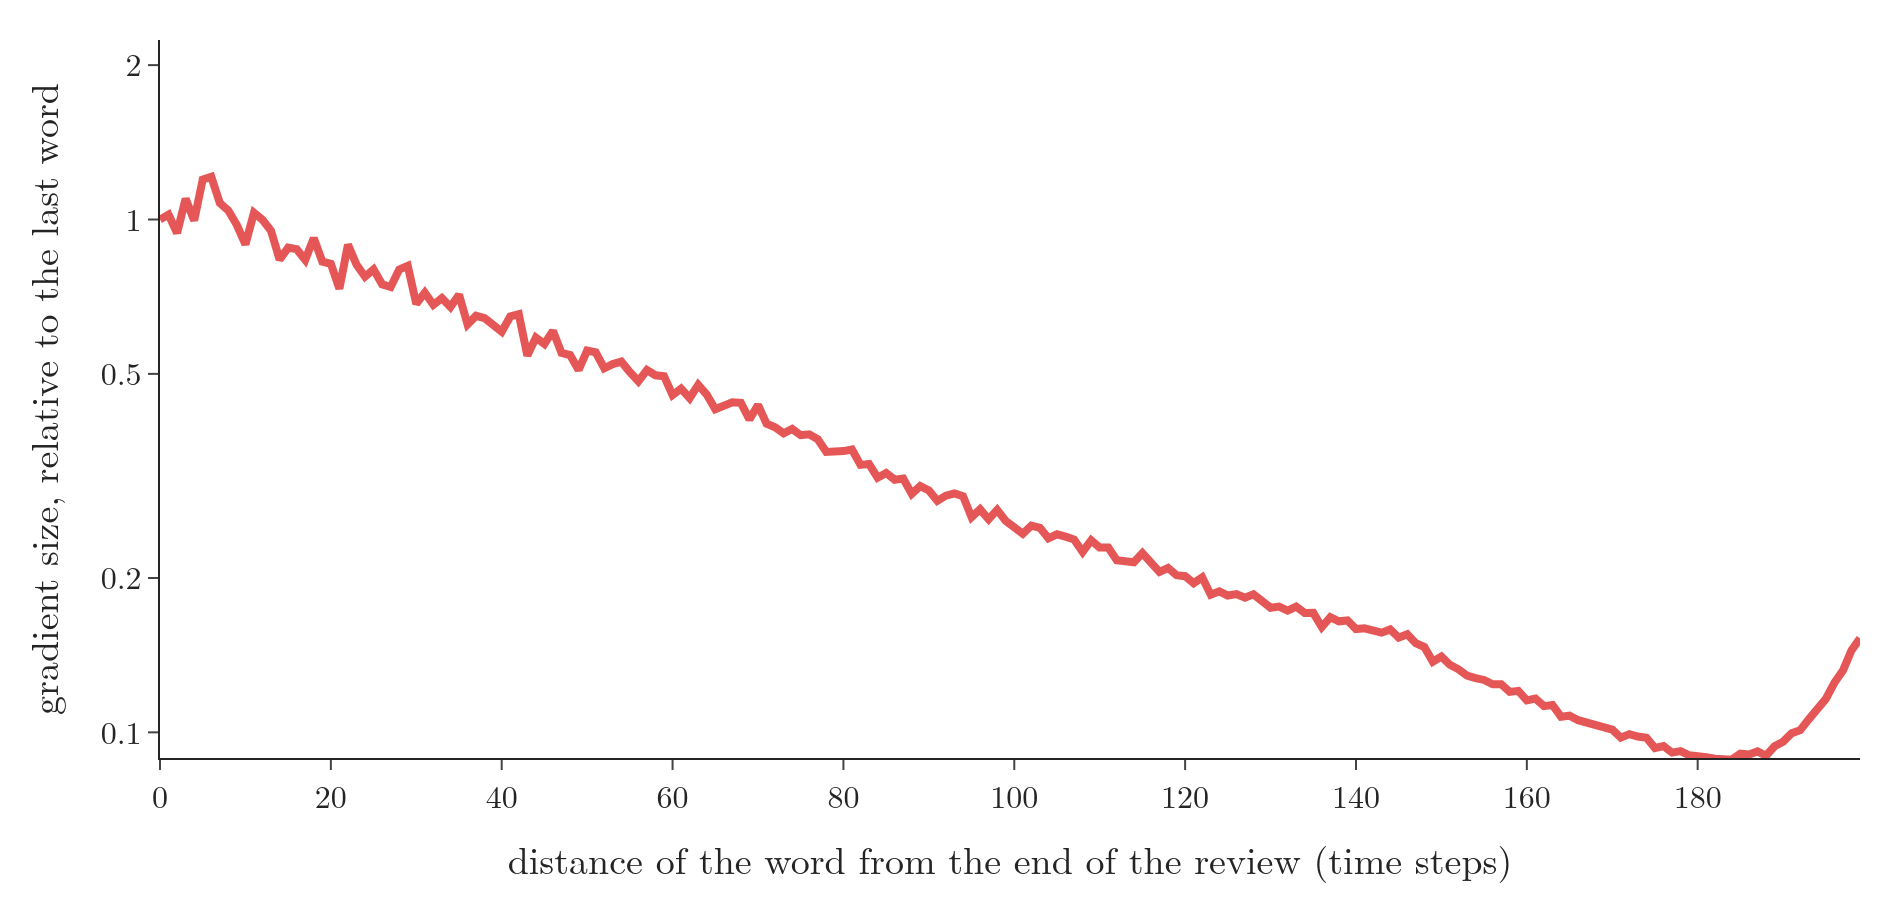

This figure's Python source:
"""Mean size (relative to the last word) of dL/dx_k against the distance of word k from the end of the review, SimpleRNN trained on IMDB (Plotly)."""
from pathlib import Path
import pandas as pd
import plotly.graph_objects as go
from common import RED, FONT

here = Path(__file__).parent
d = pd.read_csv(here.parent / "data" / "trained_tanh.csv").sort_values("distance")
fig = go.Figure(go.Scatter(x=d.distance, y=d.grad / d.grad.iloc[0], mode="lines", line=dict(color=RED, width=4)))
fig.update_layout(template="simple_white", width=950, height=450, font=FONT, showlegend=False,
                  xaxis=dict(title="distance of the word from the end of the review (time steps)"),
                  yaxis=dict(title="gradient size, relative to the last word", type="log", tickvals=[0.1, 0.2, 0.5, 1, 2], range=[-1.05, 0.35]),
                  margin=dict(l=80, r=20, t=20, b=60))
fig.write_image(here / "grad_vs_distance.png", scale=2)
fig.write_image(here / "grad_vs_distance.pdf")
